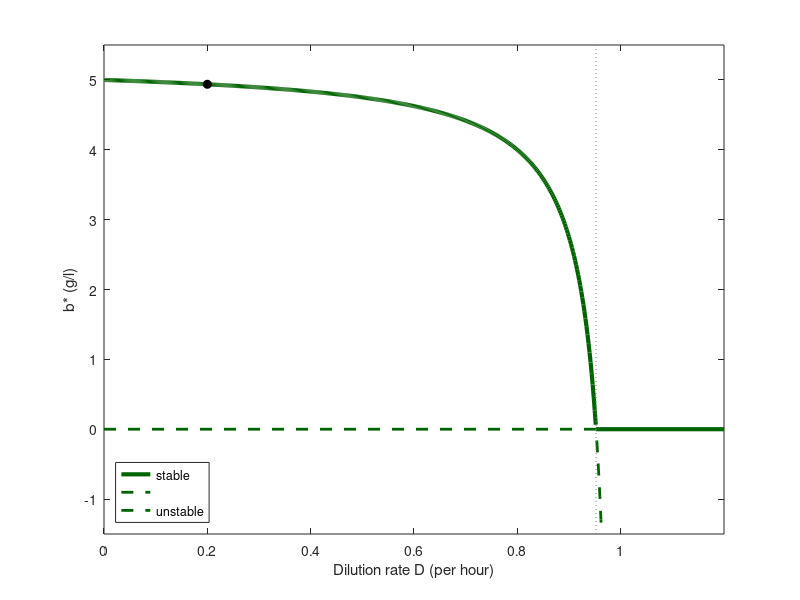

The MATLAB source for this figure:
% Fig. 4.21: Washout in the bioreactor (book, Section 4.4, Eq. 4.17)
% steady-state biomass b* = (n_in - D k50/(kmax - D))/nu as a function of D; above D_c = K(n_in) the biomass is washed out
% (c) 2026 Philipp Kügler · Program for the book "Dynamical Systems in the Life Sciences" · MIT License (see LICENSE)
D = 0.2; nin = 10; nu = 2; kmax = 1; k50 = 0.5;      % D in 1/h, concentrations in g/l
K = @(n) kmax * n ./ (k50 + n);                        % Monod growth rate
Dc = K(nin);
bst = @(D) (nin - D * k50 ./ (kmax - D)) / nu;
gruen = [0 0.39 0];
Dg = linspace(0.001, 1.2, 600);
D1 = Dg(Dg <= Dc); D2 = Dg(Dg >= Dc & Dg <= 0.985);
plot(D1, bst(D1), 'Color', gruen, 'LineWidth', 3); hold on
plot(D2, bst(D2), '--', 'Color', gruen, 'LineWidth', 2);
plot([0 Dc], [0 0], '--', 'Color', gruen, 'LineWidth', 2);
plot([Dc 1.2], [0 0], 'Color', gruen, 'LineWidth', 3);
plot([Dc Dc], [-1.5 5.5], ':', 'Color', [0.5 0.5 0.5]); plot(D, bst(D), 'ko', 'MarkerFaceColor', 'k'); hold off
fprintf('D_c = K(n_in) = %.4f per hour\n', Dc);
for DD = [0.2 0.5 0.9]
    fprintf('D = %g: b* = %.4f g/l,  yield D b* = %.4f g/(l h)\n', DD, bst(DD), DD * bst(DD));
end
xlim([0 1.2]); ylim([-1.5 5.5]); xlabel('Dilution rate D (per hour)'); ylabel('b* (g/l)');
legend('stable', '', 'unstable', 'Location', 'southwest');
